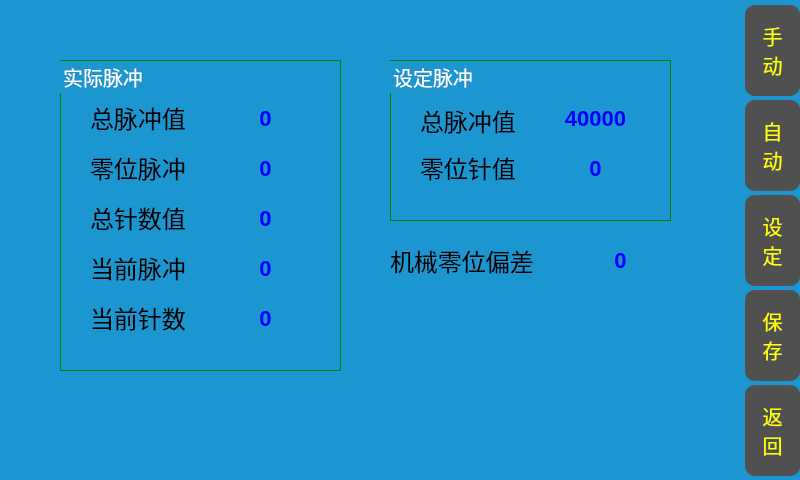
<?xml version="1.0" encoding="UTF-8"?>
<ui version="4.0">
 <class>ZeroLevelSetting</class>
 <widget class="QWidget" name="ZeroLevelSetting">
  <property name="geometry">
   <rect>
    <x>0</x>
    <y>0</y>
    <width>800</width>
    <height>480</height>
   </rect>
  </property>
  <property name="windowTitle">
   <string>Form</string>
  </property>
  <property name="styleSheet">
   <string notr="true">QWidget{
background-color: rgb(27, 150, 208);
font-size:24px;
}
QGroupBox{
border:1px solid green;
font-size:20px;
color:white;
}
QPushButton{
border-radius:10;
background-color: rgb(80, 80, 80);
font-size:20px;
color:rgb(255, 255, 0);
}
QPushButton::pressed{
background-color: rgb(120, 120, 120);
}
QPushButton::checked{
color:red;
}</string>
  </property>
  <widget class="QPushButton" name="auto_Zero_pb">
   <property name="geometry">
    <rect>
     <x>745</x>
     <y>100</y>
     <width>55</width>
     <height>91</height>
    </rect>
   </property>
   <property name="text">
    <string>自
动</string>
   </property>
   <property name="checkable">
    <bool>true</bool>
   </property>
   <property name="checked">
    <bool>false</bool>
   </property>
  </widget>
  <widget class="QPushButton" name="back_Zero_pb">
   <property name="geometry">
    <rect>
     <x>745</x>
     <y>385</y>
     <width>55</width>
     <height>91</height>
    </rect>
   </property>
   <property name="text">
    <string>返
回</string>
   </property>
  </widget>
  <widget class="QGroupBox" name="groupBox">
   <property name="geometry">
    <rect>
     <x>60</x>
     <y>60</y>
     <width>281</width>
     <height>311</height>
    </rect>
   </property>
   <property name="font">
    <font>
     <pointsize>-1</pointsize>
    </font>
   </property>
   <property name="styleSheet">
    <string notr="true">QPushButton{
border-style:outset;
background: transparent;
font:bold;
font-size:22px;
color:blue;
}
QPushButton::checked{
color:red;
}</string>
   </property>
   <property name="title">
    <string>实际脉冲</string>
   </property>
   <widget class="QLabel" name="label_2">
    <property name="geometry">
     <rect>
      <x>30</x>
      <y>40</y>
      <width>111</width>
      <height>31</height>
     </rect>
    </property>
    <property name="text">
     <string>&lt;html&gt;&lt;head/&gt;&lt;body&gt;&lt;p&gt;&lt;span style=&quot; font-size:18pt;&quot;&gt;总脉冲值&lt;/span&gt;&lt;/p&gt;&lt;/body&gt;&lt;/html&gt;</string>
    </property>
   </widget>
   <widget class="QLabel" name="label_3">
    <property name="geometry">
     <rect>
      <x>30</x>
      <y>140</y>
      <width>101</width>
      <height>31</height>
     </rect>
    </property>
    <property name="text">
     <string>&lt;html&gt;&lt;head/&gt;&lt;body&gt;&lt;p&gt;&lt;span style=&quot; font-size:18pt;&quot;&gt;总针数值&lt;/span&gt;&lt;/p&gt;&lt;/body&gt;&lt;/html&gt;</string>
    </property>
   </widget>
   <widget class="QLabel" name="label_4">
    <property name="geometry">
     <rect>
      <x>30</x>
      <y>190</y>
      <width>101</width>
      <height>31</height>
     </rect>
    </property>
    <property name="text">
     <string>&lt;html&gt;&lt;head/&gt;&lt;body&gt;&lt;p&gt;&lt;span style=&quot; font-size:18pt;&quot;&gt;当前脉冲&lt;/span&gt;&lt;/p&gt;&lt;/body&gt;&lt;/html&gt;</string>
    </property>
   </widget>
   <widget class="QLabel" name="label_5">
    <property name="geometry">
     <rect>
      <x>30</x>
      <y>240</y>
      <width>111</width>
      <height>31</height>
     </rect>
    </property>
    <property name="text">
     <string>&lt;html&gt;&lt;head/&gt;&lt;body&gt;&lt;p&gt;&lt;span style=&quot; font-size:18pt;&quot;&gt;当前针数&lt;/span&gt;&lt;/p&gt;&lt;/body&gt;&lt;/html&gt;</string>
    </property>
   </widget>
   <widget class="QPushButton" name="pulse_lb">
    <property name="geometry">
     <rect>
      <x>160</x>
      <y>40</y>
      <width>91</width>
      <height>36</height>
     </rect>
    </property>
    <property name="text">
     <string>0</string>
    </property>
    <property name="checkable">
     <bool>true</bool>
    </property>
    <property name="checked">
     <bool>false</bool>
    </property>
   </widget>
   <widget class="QPushButton" name="needle_lb">
    <property name="geometry">
     <rect>
      <x>160</x>
      <y>140</y>
      <width>91</width>
      <height>36</height>
     </rect>
    </property>
    <property name="text">
     <string>0</string>
    </property>
    <property name="checkable">
     <bool>true</bool>
    </property>
   </widget>
   <widget class="QPushButton" name="currentpulse_lb">
    <property name="geometry">
     <rect>
      <x>160</x>
      <y>190</y>
      <width>91</width>
      <height>36</height>
     </rect>
    </property>
    <property name="text">
     <string>0</string>
    </property>
    <property name="checkable">
     <bool>true</bool>
    </property>
   </widget>
   <widget class="QPushButton" name="currentneedle_lb">
    <property name="geometry">
     <rect>
      <x>160</x>
      <y>240</y>
      <width>91</width>
      <height>36</height>
     </rect>
    </property>
    <property name="text">
     <string>0</string>
    </property>
    <property name="checkable">
     <bool>true</bool>
    </property>
   </widget>
   <widget class="QLabel" name="label_6">
    <property name="geometry">
     <rect>
      <x>30</x>
      <y>90</y>
      <width>101</width>
      <height>31</height>
     </rect>
    </property>
    <property name="text">
     <string>&lt;html&gt;&lt;head/&gt;&lt;body&gt;&lt;p&gt;&lt;span style=&quot; font-size:18pt;&quot;&gt;零位脉冲&lt;/span&gt;&lt;/p&gt;&lt;/body&gt;&lt;/html&gt;</string>
    </property>
   </widget>
   <widget class="QPushButton" name="zeropluse_pb">
    <property name="geometry">
     <rect>
      <x>160</x>
      <y>90</y>
      <width>91</width>
      <height>36</height>
     </rect>
    </property>
    <property name="text">
     <string>0</string>
    </property>
    <property name="checkable">
     <bool>true</bool>
    </property>
   </widget>
  </widget>
  <widget class="QLabel" name="label">
   <property name="geometry">
    <rect>
     <x>220</x>
     <y>400</y>
     <width>311</width>
     <height>31</height>
    </rect>
   </property>
   <property name="styleSheet">
    <string notr="true">QLabel{font-size:22px;color:red;}</string>
   </property>
   <property name="text">
    <string/>
   </property>
   <property name="alignment">
    <set>Qt::AlignCenter</set>
   </property>
  </widget>
  <widget class="QPushButton" name="save_pb">
   <property name="geometry">
    <rect>
     <x>745</x>
     <y>290</y>
     <width>55</width>
     <height>91</height>
    </rect>
   </property>
   <property name="text">
    <string>保
存</string>
   </property>
  </widget>
  <widget class="QGroupBox" name="groupBox_2">
   <property name="geometry">
    <rect>
     <x>390</x>
     <y>60</y>
     <width>281</width>
     <height>161</height>
    </rect>
   </property>
   <property name="styleSheet">
    <string notr="true">QPushButton{
border-style:outset;
background: transparent;
font:bold;
font-size:22px;
color:blue;
}
QPushButton::pressed{
color:red;
}
QPushButton::checked{
color:red;
}</string>
   </property>
   <property name="title">
    <string>设定脉冲</string>
   </property>
   <widget class="QPushButton" name="sumPluseSetting_btn">
    <property name="geometry">
     <rect>
      <x>160</x>
      <y>40</y>
      <width>91</width>
      <height>36</height>
     </rect>
    </property>
    <property name="text">
     <string>40000</string>
    </property>
    <property name="checkable">
     <bool>false</bool>
    </property>
   </widget>
   <widget class="QPushButton" name="zeroNeedleSetting_btn">
    <property name="geometry">
     <rect>
      <x>160</x>
      <y>90</y>
      <width>91</width>
      <height>36</height>
     </rect>
    </property>
    <property name="text">
     <string>0</string>
    </property>
    <property name="checkable">
     <bool>false</bool>
    </property>
   </widget>
   <widget class="QLabel" name="label_7">
    <property name="geometry">
     <rect>
      <x>30</x>
      <y>40</y>
      <width>111</width>
      <height>41</height>
     </rect>
    </property>
    <property name="text">
     <string>&lt;html&gt;&lt;head/&gt;&lt;body&gt;&lt;p&gt;&lt;span style=&quot; font-size:18pt;&quot;&gt;总脉冲值&lt;/span&gt;&lt;/p&gt;&lt;/body&gt;&lt;/html&gt;</string>
    </property>
   </widget>
   <widget class="QLabel" name="label_8">
    <property name="geometry">
     <rect>
      <x>30</x>
      <y>90</y>
      <width>101</width>
      <height>31</height>
     </rect>
    </property>
    <property name="text">
     <string>&lt;html&gt;&lt;head/&gt;&lt;body&gt;&lt;p&gt;&lt;span style=&quot; font-size:18pt;&quot;&gt;零位针值&lt;/span&gt;&lt;/p&gt;&lt;/body&gt;&lt;/html&gt;</string>
    </property>
   </widget>
  </widget>
  <widget class="QPushButton" name="pushbutton_set">
   <property name="geometry">
    <rect>
     <x>745</x>
     <y>195</y>
     <width>55</width>
     <height>91</height>
    </rect>
   </property>
   <property name="text">
    <string>设
定</string>
   </property>
   <property name="checkable">
    <bool>false</bool>
   </property>
   <property name="checked">
    <bool>false</bool>
   </property>
  </widget>
  <widget class="QPushButton" name="auto_Zero_pb_2">
   <property name="geometry">
    <rect>
     <x>745</x>
     <y>5</y>
     <width>55</width>
     <height>91</height>
    </rect>
   </property>
   <property name="text">
    <string>手
动</string>
   </property>
   <property name="checkable">
    <bool>true</bool>
   </property>
   <property name="checked">
    <bool>false</bool>
   </property>
  </widget>
  <widget class="QPushButton" name="btn_fixZeroOffset">
   <property name="geometry">
    <rect>
     <x>570</x>
     <y>240</y>
     <width>101</width>
     <height>41</height>
    </rect>
   </property>
   <property name="styleSheet">
    <string notr="true">QPushButton{
border-style:outset;
background: transparent;
font:bold;
font-size:22px;
color:blue;
}
QPushButton::checked{
color:red;
}</string>
   </property>
   <property name="text">
    <string>0</string>
   </property>
   <property name="checkable">
    <bool>true</bool>
   </property>
   <property name="checked">
    <bool>false</bool>
   </property>
  </widget>
  <widget class="QLabel" name="label_9">
   <property name="geometry">
    <rect>
     <x>390</x>
     <y>240</y>
     <width>171</width>
     <height>41</height>
    </rect>
   </property>
   <property name="text">
    <string>机械零位偏差</string>
   </property>
  </widget>
 </widget>
 <resources/>
 <connections/>
</ui>
